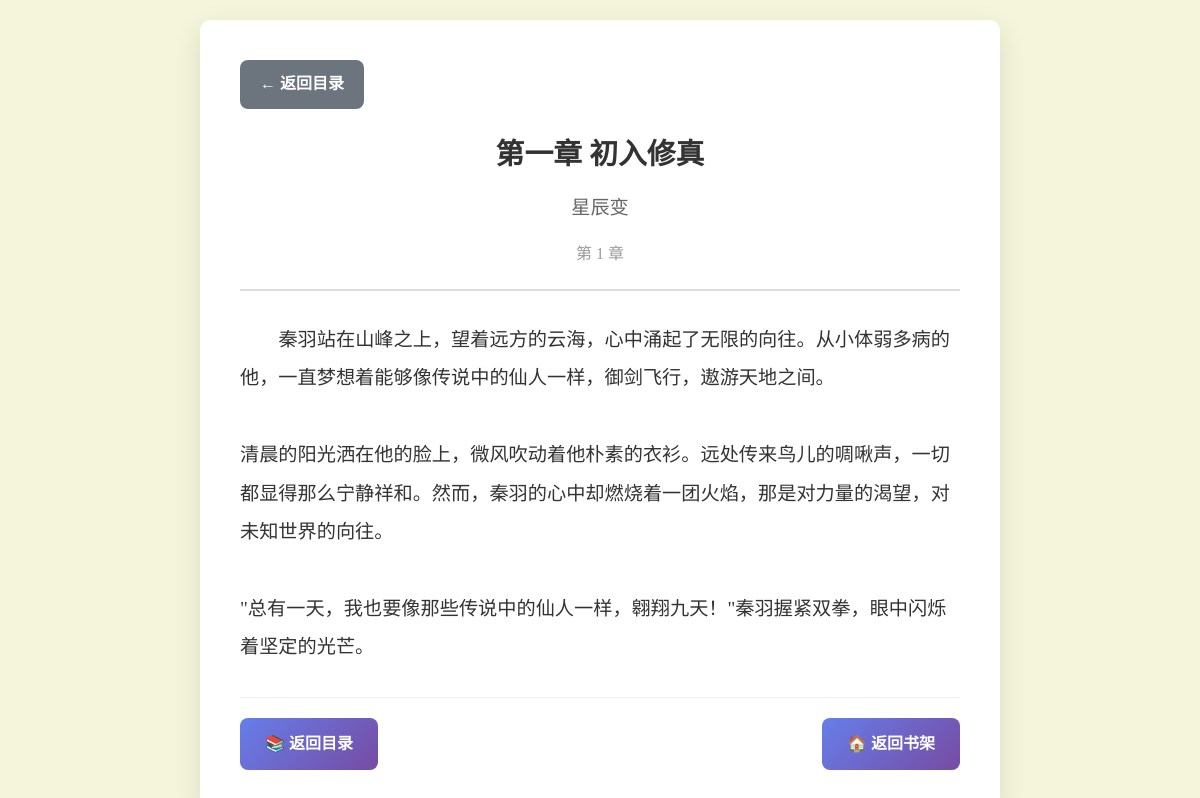
Page /chapter/4 on the committed database.
### tables this page shows
CREATE TABLE chapters (
            id INTEGER PRIMARY KEY AUTOINCREMENT,
            novel_id INTEGER,
            chapter_number INTEGER,
            title TEXT,
            content TEXT,
            created_at TIMESTAMP DEFAULT CURRENT_TIMESTAMP,
            FOREIGN KEY (novel_id) REFERENCES novels (id)
        );

CREATE TABLE novels (
            id INTEGER PRIMARY KEY AUTOINCREMENT,
            title TEXT NOT NULL,
            author TEXT,
            cover_url TEXT,
            description TEXT,
            rating REAL,
            source_url TEXT,
            created_at TIMESTAMP DEFAULT CURRENT_TIMESTAMP
        );

### novel_reader.py (the view)
@app.route('/chapter/<int:chapter_id>')
def read_chapter(chapter_id):
    content = novel_manager.get_chapter_content(chapter_id)
    if not content:
        return "章节不存在", 404
    conn = sqlite3.connect('novels.db')
    cursor = conn.cursor()
    cursor.execute('''
        SELECT c.title, c.chapter_number, n.title as novel_title, n.id as novel_id
        FROM chapters c
        JOIN novels n ON c.novel_id = n.id
        WHERE c.id = ?
    ''', (chapter_id,))
    result = cursor.fetchone()
    if not result:
        conn.close()
        return "章节信息不存在", 404
    chapter_info = {
        'id': chapter_id,
        'title': result[0],
        'chapter_number': result[1],
        'novel_title': result[2],
        'novel_id': result[3]
    }
    cursor.execute('''
        SELECT id FROM chapters
        WHERE novel_id = ? AND chapter_number < ?
        ORDER BY chapter_number DESC LIMIT 1
    ''', (chapter_info['novel_id'], chapter_info['chapter_number']))
    prev_result = cursor.fetchone()
    chapter_info['prev_id'] = prev_result[0] if prev_result else None
    cursor.execute('''
        SELECT id FROM chapters
        WHERE novel_id = ? AND chapter_number > ?
        ORDER BY chapter_number ASC LIMIT 1
    ''', (chapter_info['novel_id'], chapter_info['chapter_number']))
    next_result = cursor.fetchone()
    chapter_info['next_id'] = next_result[0] if next_result else None
    conn.close()
    return render_template('chapter.html', content=content, chapter=chapter_info)

### novel_reader.py (called while the page is built)
    def get_chapter_content(self, chapter_id):
        conn = sqlite3.connect('novels.db')
        cursor = conn.cursor()
        cursor.execute('SELECT content FROM chapters WHERE id = ?', (chapter_id,))
        result = cursor.fetchone()
        content = result[0] if result else None
        conn.close()
        return content

### templates/chapter.html (shortened to what this page needs)
<!DOCTYPE html>
<html lang="zh-CN">
<head>
</head>
<body>
    <div class="container">
        <a href="/novel/{{ chapter.novel_id }}" class="back-btn">← 返回目录</a>
        <div class="chapter-header">
            <h1 class="chapter-title">{{ chapter.title }}</h1>
            <div class="novel-title">{{ chapter.novel_title }}</div>
            <div class="chapter-number">第 {{ chapter.chapter_number }} 章</div>
        </div>
        <div class="chapter-content">
            {{ content|replace('\n', '<br>')|safe }}
        </div>
        <div class="navigation">
            <a href="/novel/{{ chapter.novel_id }}" class="nav-btn">📚 返回目录</a>
            <a href="/" class="nav-btn">🏠 返回书架</a>
        </div>
    </div>
</body>
</html>

### templates/chapter.html (style rules this page uses)
* { margin: 0; padding: 0; box-sizing: border-box; }
body { font-family: 'Georgia', 'Times New Roman', serif; background: #f5f5dc; color: #333; line-height: 1.8; min-height: 100vh; padding: 20px; }
.container { max-width: 800px; margin: 0 auto; background: white; border-radius: 10px; padding: 40px; box-shadow: 0 10px 30px rgba(0,0,0,0.1); }
.chapter-header { text-align: center; margin-bottom: 30px; padding-bottom: 20px; border-bottom: 2px solid #ddd; }
.chapter-title { font-size: 1.8em; color: #333; margin-bottom: 10px; font-weight: bold; }
.novel-title { font-size: 1.2em; color: #666; margin-bottom: 15px; }
.chapter-number { font-size: 1em; color: #999; }
.chapter-content { font-size: 1.2em; text-indent: 2em; margin-bottom: 30px; line-height: 2; }
.navigation { display: flex; justify-content: space-between; margin-top: 30px; padding-top: 20px; border-top: 1px solid #eee; }
.nav-btn { padding: 12px 25px; background: linear-gradient(135deg, #667eea, #764ba2); color: white; text-decoration: none; border-radius: 8px; font-weight: bold; }
.back-btn { display: inline-block; margin-bottom: 20px; padding: 10px 20px; background: #6c757d; color: white; text-decoration: none; border-radius: 8px; font-weight: bold; }

### rows in the picture
chapters: title "第一章 初入修真", chapter_number "1", content "秦羽站在山峰之上，望着远方的云海，心中涌起了无限的向往。从小体弱多病的他，一直梦想着能够像传说中的仙人一样，御剑飞行，遨游天地之间。 清晨的阳光洒在他的脸上，微风吹动着他朴素的衣衫。远处传来鸟儿的啁啾声，一切都显得那么宁静祥和。然而，秦羽的心中却燃烧着一团火焰，那是对力量的渴望，对未知世界的向往。 \"总有一天，我也要像那些传说中的仙人一样，翱翔九天！\"秦羽握紧双拳，眼中闪烁着坚定的光芒。"
novels: novel_title "星辰变"
